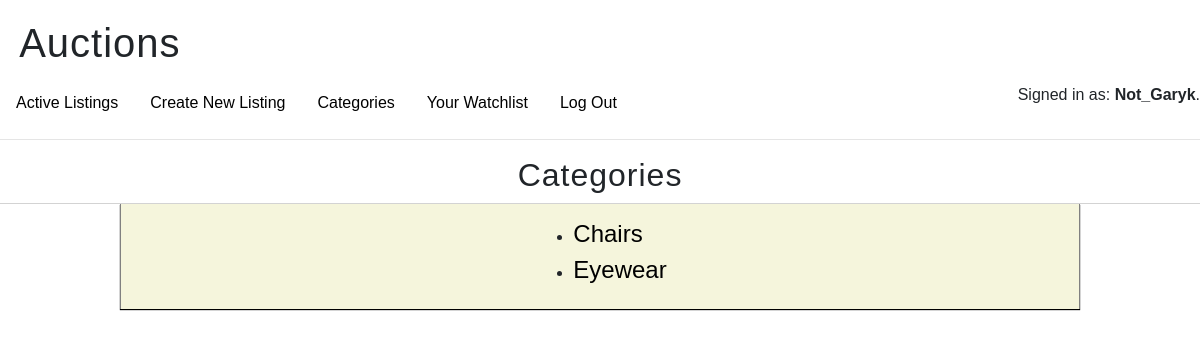
The page /categories (signed in) on the database its author committed.
### auctions/models.py (models this page shows)
class User(AbstractUser):
    pass

class AuctionListings(models.Model):
    title = models.CharField(max_length = 64)
    description = models.CharField(max_length = 255)
    starting_price = models.IntegerField()
    image = models.ImageField(default='', upload_to='media/')
    category = models.CharField(max_length=64, default='')
    creator = models.ForeignKey(User, on_delete=models.CASCADE)
    is_open = models.BooleanField(default=True)

### auctions/views.py (the view)
# urls.py: path('categories', views.categories, name='categories'),
def categories(request):
    categories = AuctionListings.objects.filter(is_open=True).values_list('category', flat=True).distinct()
    return render(request, 'auctions/categories.html', {
        "categories":categories
    })

### auctions/templates/auctions/categories.html
{% extends 'auctions/layout.html' %}
{% block body %}
  <div class="main-window">
    <div class="header-window">
      <h2>Categories</h2>
    </div>
    <div class="content-window">
      <ul>
      {% for category in categories %}
        <li><h4><a href="{% url 'category' category %}">{{category}}</a></h4></li>
      {% endfor %}
    </ul>
    </div>
  </div>
{% endblock %}

### auctions/templates/auctions/layout.html (shortened to what this page needs)
{% load static %}
<!DOCTYPE html>
<html lang="en">
    <head>
        <link rel="stylesheet" href="https://stackpath.bootstrapcdn.com/bootstrap/4.4.1/css/bootstrap.min.css">
        <link href="{% static 'auctions/styles.css' %}" rel="stylesheet">
    </head>
    <body>
        <nav>
        <h1 id="main-header">Auctions</h1>
        <div class="nav-line">
        <ul class="nav">
            <li class="nav-item">
                <a class="nav-link" href="{% url 'index' %}">Active Listings</a>
            </li>
            <li>
                <a class="nav-link" href="{% url 'create' %}" >Create New Listing</a>
            </li>
            <li class="nav-item">
                <a class="nav-link" href="{% url 'categories' %}">Categories</a>
            </li>
            {% if user.is_authenticated %}
                <li class="nav-item">
                    <a class="nav-link" href="{% url 'watchlist' user.id %}">Your Watchlist</a>
                </li>
                <li class="nav-item">
                    <a class="nav-link" href="{% url 'logout' %}">Log Out</a>
                </li>
            {% endif %}
        </ul>
        <div>
            {% if user.is_authenticated %}
                Signed in as: <strong>{{ user.username }}</strong>.
            {% else %}
                Not signed in.
            {% endif %}
        </div>
    </div>
        </nav>
        <hr>
        {% block body %}
        {% endblock %}
    </body>
</html>

### auctions/static/auctions/styles.css (style rules this page uses)
* { font-family: Arial, Helvetica, sans-serif; }
h1, h2 { font-family: Helvetica, sans-serif; letter-spacing: 1px; }
.main-window { display: flex; justify-content: center; align-items: center; flex-direction: column; }
#main-header { margin: 1.2rem; margin-bottom: 1rem; }
.content-window { display: flex; justify-content: center; align-items: center; background-color: beige; border-right: 1px solid grey; border-left: 1px solid grey; padding-top: 1rem; width: 80%; box-shadow: 0 1px 1px 0 black; }
a { text-decoration: none; color: black; }
.nav-line { display: flex; justify-content: space-between; }
.header-window { width: 100%; border-bottom: 1px solid lightgrey; text-align: center; }

### rows shown on the page
User: username "Not_Garyk"
AuctionListings: category "Chairs"
AuctionListings: category "Eyewear"
